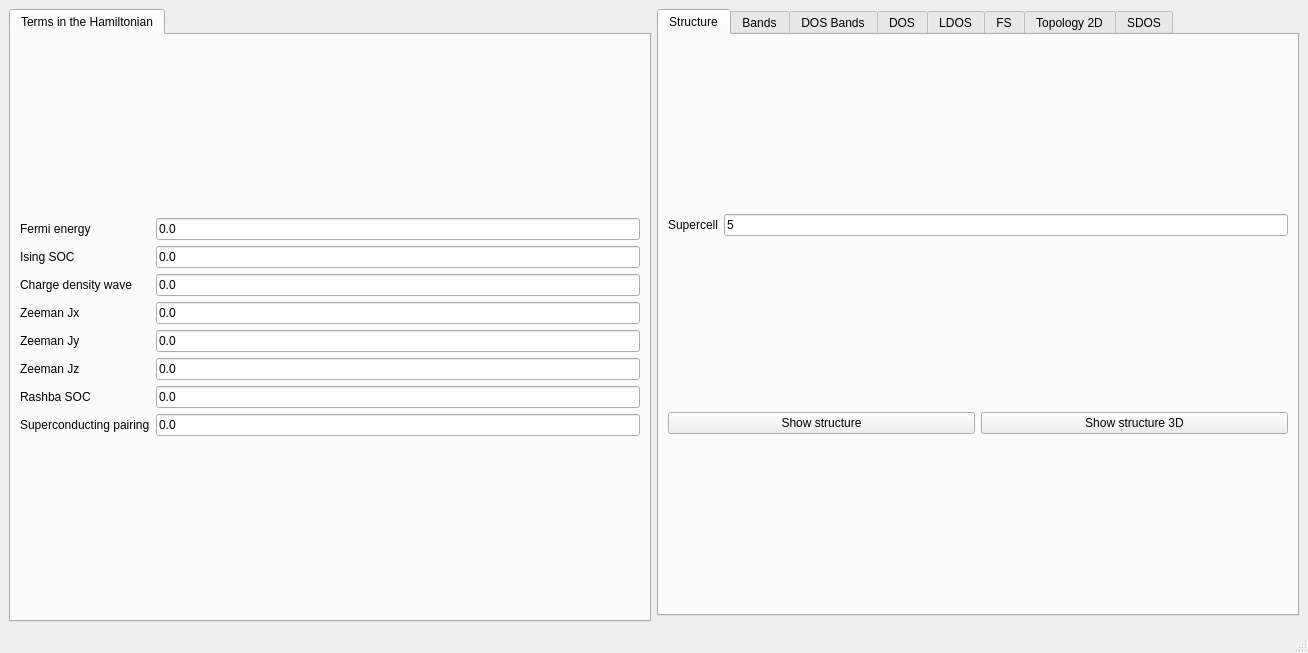
<?xml version="1.0" encoding="UTF-8"?>
<ui version="4.0">
 <class>MainWindow</class>
 <widget class="QMainWindow" name="MainWindow">
  <property name="geometry">
   <rect>
    <x>0</x>
    <y>0</y>
    <width>1308</width>
    <height>653</height>
   </rect>
  </property>
  <property name="windowTitle">
   <string>TMDC</string>
  </property>
  <widget class="QWidget" name="centralwidget">
   <layout class="QGridLayout" name="gridLayout_6">
    <item row="0" column="0" rowspan="2">
     <widget class="QTabWidget" name="tabWidget_2">
      <property name="currentIndex">
       <number>0</number>
      </property>
      <widget class="QWidget" name="tab_3">
       <attribute name="title">
        <string>Terms in the Hamiltonian</string>
       </attribute>
       <layout class="QGridLayout" name="gridLayout_24">
        <item row="0" column="0">
         <layout class="QGridLayout" name="gridLayout">
          <item row="8" column="1">
           <widget class="QLineEdit" name="swave">
            <property name="toolTip">
             <string>swave superconducting order</string>
            </property>
            <property name="text">
             <string>0.0</string>
            </property>
           </widget>
          </item>
          <item row="5" column="1">
           <widget class="QLineEdit" name="Bz">
            <property name="text">
             <string>0.0</string>
            </property>
           </widget>
          </item>
          <item row="3" column="1">
           <widget class="QLineEdit" name="Bx">
            <property name="toolTip">
             <string>Exchange proximity in x direction</string>
            </property>
            <property name="text">
             <string>0.0</string>
            </property>
           </widget>
          </item>
          <item row="5" column="0">
           <widget class="QLabel" name="label_5">
            <property name="text">
             <string>Zeeman Jz</string>
            </property>
           </widget>
          </item>
          <item row="4" column="1">
           <widget class="QLineEdit" name="By">
            <property name="text">
             <string>0.0</string>
            </property>
           </widget>
          </item>
          <item row="0" column="0">
           <widget class="QLabel" name="label">
            <property name="text">
             <string>Fermi energy</string>
            </property>
           </widget>
          </item>
          <item row="8" column="0">
           <widget class="QLabel" name="label_26">
            <property name="text">
             <string>Superconducting pairing</string>
            </property>
           </widget>
          </item>
          <item row="0" column="1">
           <widget class="QLineEdit" name="fermi">
            <property name="enabled">
             <bool>true</bool>
            </property>
            <property name="toolTip">
             <string>CHemical potential with respect to charge neutrality</string>
            </property>
            <property name="text">
             <string>0.0</string>
            </property>
           </widget>
          </item>
          <item row="6" column="1">
           <widget class="QLineEdit" name="rashba">
            <property name="toolTip">
             <string>Rashba spin orbit coupling</string>
            </property>
            <property name="text">
             <string>0.0</string>
            </property>
           </widget>
          </item>
          <item row="6" column="0">
           <widget class="QLabel" name="label_10">
            <property name="text">
             <string>Rashba SOC</string>
            </property>
           </widget>
          </item>
          <item row="3" column="0">
           <widget class="QLabel" name="label_3">
            <property name="text">
             <string>Zeeman Jx</string>
            </property>
           </widget>
          </item>
          <item row="4" column="0">
           <widget class="QLabel" name="label_4">
            <property name="text">
             <string>Zeeman Jy</string>
            </property>
           </widget>
          </item>
          <item row="1" column="1">
           <widget class="QLineEdit" name="ising_SOC">
            <property name="toolTip">
             <string>Ising SOC</string>
            </property>
            <property name="text">
             <string>0.0</string>
            </property>
           </widget>
          </item>
          <item row="1" column="0">
           <widget class="QLabel" name="label_11">
            <property name="text">
             <string>Ising SOC</string>
            </property>
           </widget>
          </item>
          <item row="2" column="0">
           <widget class="QLabel" name="label_2">
            <property name="text">
             <string>Charge density wave</string>
            </property>
           </widget>
          </item>
          <item row="2" column="1">
           <widget class="QLineEdit" name="cdw">
            <property name="toolTip">
             <string>Charge density wave order (currently in a 3x3 supercell)</string>
            </property>
            <property name="text">
             <string>0.0</string>
            </property>
           </widget>
          </item>
         </layout>
        </item>
       </layout>
      </widget>
     </widget>
    </item>
    <item row="0" column="1">
     <widget class="QTabWidget" name="tabWidget_3">
      <property name="currentIndex">
       <number>0</number>
      </property>
      <widget class="QWidget" name="tab_4">
       <attribute name="title">
        <string>Structure</string>
       </attribute>
       <layout class="QGridLayout" name="gridLayout_19">
        <item row="1" column="0">
         <widget class="QPushButton" name="show_structure">
          <property name="text">
           <string>Show structure</string>
          </property>
         </widget>
        </item>
        <item row="1" column="1">
         <widget class="QPushButton" name="show_structure_3d">
          <property name="text">
           <string>Show structure 3D</string>
          </property>
         </widget>
        </item>
        <item row="0" column="0" colspan="2">
         <layout class="QGridLayout" name="gridLayout_3">
          <item row="0" column="1">
           <widget class="QLineEdit" name="nsuper_struct">
            <property name="text">
             <string>5</string>
            </property>
           </widget>
          </item>
          <item row="0" column="0">
           <widget class="QLabel" name="label_7">
            <property name="text">
             <string>Supercell</string>
            </property>
           </widget>
          </item>
         </layout>
        </item>
       </layout>
      </widget>
      <widget class="QWidget" name="tab_5">
       <attribute name="title">
        <string>Bands</string>
       </attribute>
       <layout class="QGridLayout" name="gridLayout_20">
        <item row="0" column="0">
         <widget class="QPushButton" name="show_bands">
          <property name="text">
           <string>Band structure</string>
          </property>
         </widget>
        </item>
        <item row="1" column="0">
         <layout class="QGridLayout" name="gridLayout_2">
          <item row="0" column="0">
           <widget class="QLabel" name="label_15">
            <property name="text">
             <string>Operator</string>
            </property>
           </widget>
          </item>
          <item row="0" column="1">
           <widget class="QComboBox" name="bands_color">
            <property name="currentIndex">
             <number>0</number>
            </property>
            <item>
             <property name="text">
              <string>None</string>
             </property>
            </item>
            <item>
             <property name="text">
              <string>Berry</string>
             </property>
            </item>
            <item>
             <property name="text">
              <string>Sx</string>
             </property>
            </item>
            <item>
             <property name="text">
              <string>Sy</string>
             </property>
            </item>
            <item>
             <property name="text">
              <string>Sz</string>
             </property>
            </item>
            <item>
             <property name="text">
              <string>Valley</string>
             </property>
            </item>
            <item>
             <property name="text">
              <string>IPR</string>
             </property>
            </item>
           </widget>
          </item>
          <item row="1" column="0">
           <widget class="QLabel" name="label_9">
            <property name="text">
             <string># kpoints</string>
            </property>
           </widget>
          </item>
          <item row="1" column="1">
           <widget class="QLineEdit" name="nk_bands">
            <property name="text">
             <string>300</string>
            </property>
           </widget>
          </item>
         </layout>
        </item>
       </layout>
      </widget>
      <widget class="QWidget" name="tab_9">
       <attribute name="title">
        <string>DOS Bands</string>
       </attribute>
       <layout class="QGridLayout" name="gridLayout_18">
        <item row="0" column="0">
         <layout class="QGridLayout" name="gridLayout_11">
          <item row="0" column="1">
           <widget class="QLineEdit" name="delta_kbands">
            <property name="text">
             <string>0.01</string>
            </property>
           </widget>
          </item>
          <item row="0" column="0">
           <widget class="QLabel" name="label_27">
            <property name="text">
             <string>Smearing</string>
            </property>
           </widget>
          </item>
          <item row="1" column="1">
           <widget class="QLineEdit" name="ne_kbands">
            <property name="text">
             <string>400</string>
            </property>
           </widget>
          </item>
          <item row="1" column="0">
           <widget class="QLabel" name="label_28">
            <property name="text">
             <string># of energies</string>
            </property>
           </widget>
          </item>
          <item row="2" column="0">
           <widget class="QLabel" name="label_29">
            <property name="text">
             <string>Energy window</string>
            </property>
           </widget>
          </item>
          <item row="2" column="1">
           <widget class="QLineEdit" name="window_kbands">
            <property name="text">
             <string>3.0</string>
            </property>
           </widget>
          </item>
          <item row="3" column="0">
           <widget class="QLabel" name="label_30">
            <property name="text">
             <string>KPM scale</string>
            </property>
           </widget>
          </item>
          <item row="3" column="1">
           <widget class="QLineEdit" name="scale_kbands">
            <property name="text">
             <string>10.0</string>
            </property>
           </widget>
          </item>
          <item row="4" column="0">
           <widget class="QLabel" name="label_31">
            <property name="text">
             <string># vectors</string>
            </property>
           </widget>
          </item>
          <item row="4" column="1">
           <widget class="QLineEdit" name="nv_kbands">
            <property name="text">
             <string>10</string>
            </property>
           </widget>
          </item>
         </layout>
        </item>
        <item row="0" column="1">
         <widget class="QPushButton" name="show_dosbands">
          <property name="toolTip">
           <string>This is equivalent to band structure calculation, but it can be applied for very large systems</string>
          </property>
          <property name="text">
           <string>Show DOS Bands</string>
          </property>
         </widget>
        </item>
       </layout>
      </widget>
      <widget class="QWidget" name="tab_6">
       <attribute name="title">
        <string>DOS</string>
       </attribute>
       <layout class="QVBoxLayout" name="verticalLayout_2">
        <item>
         <layout class="QGridLayout" name="gridLayout_36">
          <item row="0" column="0">
           <widget class="QLabel" name="label_50">
            <property name="text">
             <string>Number of kpoints</string>
            </property>
           </widget>
          </item>
          <item row="1" column="0">
           <widget class="QLabel" name="label_51">
            <property name="text">
             <string>Energy window</string>
            </property>
           </widget>
          </item>
          <item row="1" column="1">
           <widget class="QLineEdit" name="dos_ewindow">
            <property name="text">
             <string>4.0</string>
            </property>
           </widget>
          </item>
          <item row="2" column="1">
           <widget class="QLineEdit" name="dos_delta">
            <property name="text">
             <string>0.01</string>
            </property>
           </widget>
          </item>
          <item row="2" column="0">
           <widget class="QLabel" name="label_48">
            <property name="text">
             <string>Smearing</string>
            </property>
           </widget>
          </item>
          <item row="0" column="1">
           <widget class="QLineEdit" name="dos_nk">
            <property name="text">
             <string>100</string>
            </property>
           </widget>
          </item>
          <item row="3" column="1">
           <widget class="QComboBox" name="dos_mode">
            <item>
             <property name="text">
              <string>ED</string>
             </property>
            </item>
            <item>
             <property name="text">
              <string>Green</string>
             </property>
            </item>
           </widget>
          </item>
          <item row="3" column="0">
           <widget class="QLabel" name="label_47">
            <property name="text">
             <string>Mode</string>
            </property>
           </widget>
          </item>
         </layout>
        </item>
        <item>
         <widget class="QPushButton" name="show_dos">
          <property name="text">
           <string>Density of states</string>
          </property>
         </widget>
        </item>
       </layout>
      </widget>
      <widget class="QWidget" name="tab_14">
       <attribute name="title">
        <string>LDOS</string>
       </attribute>
       <layout class="QGridLayout" name="gridLayout_28">
        <item row="0" column="0">
         <layout class="QGridLayout" name="gridLayout_27">
          <item row="3" column="1">
           <widget class="QLineEdit" name="multildos_delta">
            <property name="toolTip">
             <string>Energy smearing</string>
            </property>
            <property name="text">
             <string>0.2</string>
            </property>
           </widget>
          </item>
          <item row="3" column="0">
           <widget class="QLabel" name="label_43">
            <property name="text">
             <string>Smearing</string>
            </property>
           </widget>
          </item>
          <item row="0" column="0">
           <widget class="QLabel" name="label_44">
            <property name="text">
             <string>Energy window</string>
            </property>
           </widget>
          </item>
          <item row="1" column="1">
           <widget class="QLineEdit" name="multildos_nk">
            <property name="toolTip">
             <string>Number of kpoints used</string>
            </property>
            <property name="text">
             <string>10</string>
            </property>
           </widget>
          </item>
          <item row="6" column="0" colspan="2">
           <widget class="QPushButton" name="show_multildos">
            <property name="text">
             <string>Show LDOS</string>
            </property>
           </widget>
          </item>
          <item row="0" column="1">
           <widget class="QLineEdit" name="multildos_ewindow">
            <property name="toolTip">
             <string>Energy window</string>
            </property>
            <property name="text">
             <string>1.5</string>
            </property>
           </widget>
          </item>
          <item row="1" column="0">
           <widget class="QLabel" name="label_45">
            <property name="text">
             <string>Number of kpoints</string>
            </property>
           </widget>
          </item>
          <item row="2" column="0">
           <widget class="QLabel" name="label_46">
            <property name="text">
             <string>Number of unit cells</string>
            </property>
           </widget>
          </item>
          <item row="2" column="1">
           <widget class="QLineEdit" name="multildos_nrep">
            <property name="toolTip">
             <string>Number of replicas of the unit cell to plot</string>
            </property>
            <property name="text">
             <string>5</string>
            </property>
           </widget>
          </item>
          <item row="4" column="1">
           <widget class="QComboBox" name="basis_ldos">
            <item>
             <property name="text">
              <string>TB</string>
             </property>
            </item>
            <item>
             <property name="text">
              <string>Real space atomic orbitals</string>
             </property>
            </item>
           </widget>
          </item>
          <item row="4" column="0">
           <widget class="QLabel" name="label_58">
            <property name="text">
             <string>Basis for the LDOS</string>
            </property>
           </widget>
          </item>
          <item row="5" column="1">
           <widget class="QLineEdit" name="ratomic_ldos">
            <property name="text">
             <string>1.5</string>
            </property>
           </widget>
          </item>
          <item row="5" column="0">
           <widget class="QLabel" name="label_59">
            <property name="text">
             <string>Atomic radii</string>
            </property>
           </widget>
          </item>
         </layout>
        </item>
       </layout>
      </widget>
      <widget class="QWidget" name="tab_16">
       <attribute name="title">
        <string>FS</string>
       </attribute>
       <layout class="QGridLayout" name="gridLayout_17">
        <item row="0" column="0">
         <layout class="QGridLayout" name="gridLayout_5">
          <item row="0" column="1">
           <widget class="QLineEdit" name="fs_ewindow">
            <property name="text">
             <string>4.0</string>
            </property>
           </widget>
          </item>
          <item row="1" column="1">
           <widget class="QLineEdit" name="fs_delta">
            <property name="text">
             <string>0.2</string>
            </property>
           </widget>
          </item>
          <item row="2" column="1">
           <widget class="QLineEdit" name="fs_nk">
            <property name="text">
             <string>30</string>
            </property>
           </widget>
          </item>
          <item row="0" column="0">
           <widget class="QLabel" name="label_42">
            <property name="text">
             <string>Energy window</string>
            </property>
           </widget>
          </item>
          <item row="1" column="0">
           <widget class="QLabel" name="label_49">
            <property name="text">
             <string>Smearing</string>
            </property>
           </widget>
          </item>
          <item row="2" column="0">
           <widget class="QLabel" name="label_52">
            <property name="text">
             <string>Number of kpoints</string>
            </property>
           </widget>
          </item>
          <item row="3" column="0" colspan="2">
           <widget class="QPushButton" name="show_fermi_surface">
            <property name="text">
             <string>Show Fermi surface</string>
            </property>
           </widget>
          </item>
         </layout>
        </item>
       </layout>
      </widget>
      <widget class="QWidget" name="tab_10">
       <attribute name="title">
        <string>Topology 2D</string>
       </attribute>
       <layout class="QGridLayout" name="gridLayout_21">
        <item row="0" column="0">
         <layout class="QGridLayout" name="gridLayout_8">
          <item row="0" column="1">
           <widget class="QLineEdit" name="topology_nk">
            <property name="text">
             <string>400</string>
            </property>
           </widget>
          </item>
          <item row="0" column="0">
           <widget class="QLabel" name="label_19">
            <property name="text">
             <string># kpoints</string>
            </property>
           </widget>
          </item>
          <item row="1" column="0">
           <widget class="QLabel" name="label_35">
            <property name="text">
             <string>Operator</string>
            </property>
           </widget>
          </item>
          <item row="1" column="1">
           <widget class="QComboBox" name="topology_operator">
            <item>
             <property name="text">
              <string>None</string>
             </property>
            </item>
            <item>
             <property name="text">
              <string>Sz</string>
             </property>
            </item>
            <item>
             <property name="text">
              <string>Valley</string>
             </property>
            </item>
           </widget>
          </item>
         </layout>
        </item>
        <item row="0" column="1">
         <layout class="QGridLayout" name="gridLayout_7">
          <item row="3" column="0">
           <widget class="QPushButton" name="show_chern">
            <property name="enabled">
             <bool>true</bool>
            </property>
            <property name="text">
             <string>Chern number</string>
            </property>
           </widget>
          </item>
          <item row="2" column="0">
           <widget class="QPushButton" name="show_z2">
            <property name="text">
             <string>Z2 invariant</string>
            </property>
           </widget>
          </item>
          <item row="1" column="0">
           <widget class="QPushButton" name="show_berry2d">
            <property name="text">
             <string>2D Berry curvature</string>
            </property>
           </widget>
          </item>
          <item row="0" column="0">
           <widget class="QPushButton" name="show_berry1d">
            <property name="text">
             <string>1D Berry curvature</string>
            </property>
           </widget>
          </item>
         </layout>
        </item>
       </layout>
      </widget>
      <widget class="QWidget" name="tab">
       <attribute name="title">
        <string>SDOS</string>
       </attribute>
       <layout class="QGridLayout" name="gridLayout_22">
        <item row="0" column="0">
         <layout class="QGridLayout" name="gridLayout_9">
          <item row="0" column="1">
           <widget class="QLineEdit" name="kdos_ewindow">
            <property name="text">
             <string>0.5</string>
            </property>
           </widget>
          </item>
          <item row="0" column="0">
           <widget class="QLabel" name="label_20">
            <property name="text">
             <string>Energy window</string>
            </property>
           </widget>
          </item>
          <item row="1" column="1">
           <widget class="QLineEdit" name="kdos_mesh">
            <property name="text">
             <string>100</string>
            </property>
           </widget>
          </item>
          <item row="1" column="0">
           <widget class="QLabel" name="label_21">
            <property name="text">
             <string># of points</string>
            </property>
           </widget>
          </item>
         </layout>
        </item>
        <item row="1" column="0">
         <widget class="QPushButton" name="show_kdos">
          <property name="text">
           <string>Show Surface DOS</string>
          </property>
         </widget>
        </item>
       </layout>
      </widget>
     </widget>
    </item>
   </layout>
  </widget>
  <widget class="QMenuBar" name="menubar">
   <property name="geometry">
    <rect>
     <x>0</x>
     <y>0</y>
     <width>1308</width>
     <height>20</height>
    </rect>
   </property>
  </widget>
  <widget class="QStatusBar" name="statusbar"/>
 </widget>
 <resources/>
 <connections/>
</ui>
